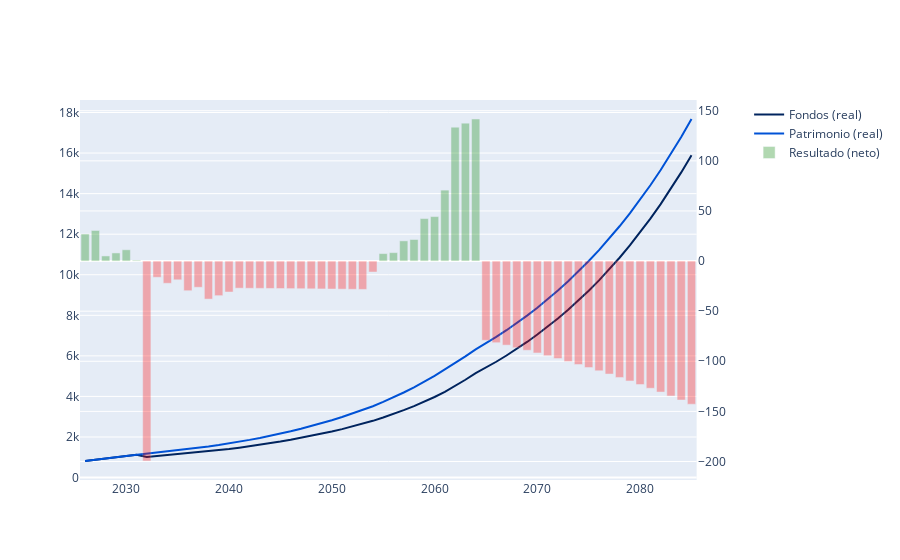

The notebook cell saved with this chart:
### Code cell
fig = make_subplots(specs=[[{"secondary_y": True}]])

def get_colors(data, pos_color='green', neg_color='red'):
    return [pos_color if val >= 0 else neg_color for val in data]

data = model.get_data()
data_dict = {row.name:list(row.values.values()) for row in data}

x = [model.period(t) for t in range(model.periods)]

fig.add_trace(go.Scatter(x=x, y=data_dict['fondos_real'], name='Fondos (real)', marker_color='#00245e'))
fig.add_trace(go.Scatter(x=x, y=data_dict['patrimonio_real'], name='Patrimonio (real)', marker_color='#0052d6'))

fig.add_trace(go.Bar(
    x=x,
    y=data_dict['resultado_neto'], name='Resultado (neto)',
    marker_color=get_colors(data_dict['resultado_neto']),
    opacity=0.3
    ), secondary_y=True)


fig.show()
